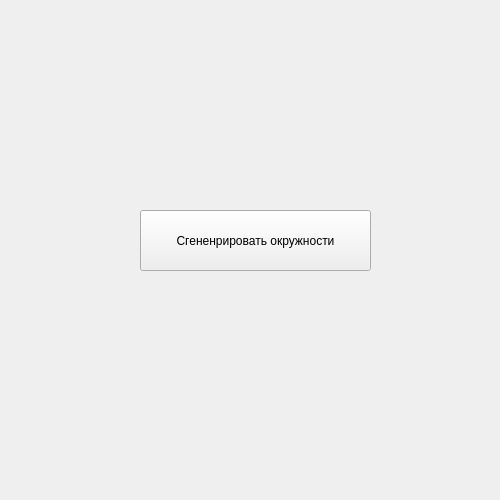
<?xml version="1.0" encoding="UTF-8"?>
<ui version="4.0">
 <class>Form</class>
 <widget class="QWidget" name="Form">
  <property name="geometry">
   <rect>
    <x>0</x>
    <y>0</y>
    <width>500</width>
    <height>500</height>
   </rect>
  </property>
  <property name="windowTitle">
   <string>Form</string>
  </property>
  <widget class="QPushButton" name="pushButton">
   <property name="geometry">
    <rect>
     <x>140</x>
     <y>210</y>
     <width>231</width>
     <height>61</height>
    </rect>
   </property>
   <property name="text">
    <string>Сгененрировать окружности</string>
   </property>
  </widget>
 </widget>
 <resources/>
 <connections/>
</ui>
